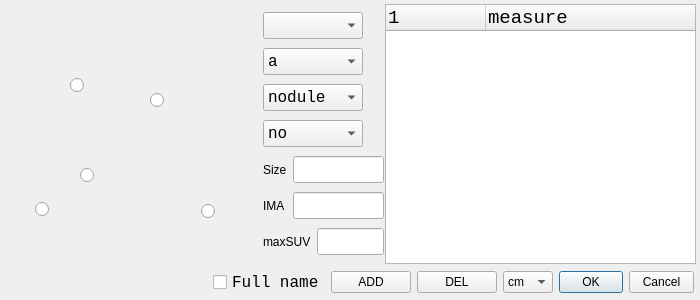
<?xml version="1.0" encoding="UTF-8"?>
<ui version="4.0">
 <class>Lung_nodule_Dialog</class>
 <widget class="QDialog" name="Lung_nodule_Dialog">
  <property name="geometry">
   <rect>
    <x>0</x>
    <y>0</y>
    <width>700</width>
    <height>300</height>
   </rect>
  </property>
  <property name="minimumSize">
   <size>
    <width>700</width>
    <height>300</height>
   </size>
  </property>
  <property name="maximumSize">
   <size>
    <width>700</width>
    <height>300</height>
   </size>
  </property>
  <property name="windowTitle">
   <string>Dialog</string>
  </property>
  <widget class="QLabel" name="label">
   <property name="geometry">
    <rect>
     <x>5</x>
     <y>5</y>
     <width>251</width>
     <height>261</height>
    </rect>
   </property>
   <property name="minimumSize">
    <size>
     <width>230</width>
     <height>0</height>
    </size>
   </property>
   <property name="text">
    <string/>
   </property>
   <property name="pixmap">
    <pixmap>anatomy-of-lungs.jpg</pixmap>
   </property>
   <property name="scaledContents">
    <bool>true</bool>
   </property>
  </widget>
  <widget class="QTreeWidget" name="treeWidget">
   <property name="geometry">
    <rect>
     <x>385</x>
     <y>4</y>
     <width>311</width>
     <height>260</height>
    </rect>
   </property>
   <property name="minimumSize">
    <size>
     <width>250</width>
     <height>0</height>
    </size>
   </property>
   <property name="font">
    <font>
     <family>Consolas</family>
     <pointsize>14</pointsize>
    </font>
   </property>
   <column>
    <property name="text">
     <string notr="true">1</string>
    </property>
   </column>
   <column>
    <property name="text">
     <string>measure</string>
    </property>
   </column>
  </widget>
  <widget class="QRadioButton" name="RML">
   <property name="geometry">
    <rect>
     <x>80</x>
     <y>150</y>
     <width>51</width>
     <height>51</height>
    </rect>
   </property>
   <property name="text">
    <string/>
   </property>
  </widget>
  <widget class="QRadioButton" name="RLL">
   <property name="geometry">
    <rect>
     <x>35</x>
     <y>189</y>
     <width>41</width>
     <height>41</height>
    </rect>
   </property>
   <property name="text">
    <string/>
   </property>
  </widget>
  <widget class="QRadioButton" name="LUL">
   <property name="geometry">
    <rect>
     <x>150</x>
     <y>30</y>
     <width>61</width>
     <height>141</height>
    </rect>
   </property>
   <property name="text">
    <string/>
   </property>
  </widget>
  <widget class="QRadioButton" name="LLL">
   <property name="geometry">
    <rect>
     <x>201</x>
     <y>176</y>
     <width>31</width>
     <height>71</height>
    </rect>
   </property>
   <property name="text">
    <string/>
   </property>
  </widget>
  <widget class="QWidget" name="layoutWidget">
   <property name="geometry">
    <rect>
     <x>263</x>
     <y>9</y>
     <width>121</width>
     <height>250</height>
    </rect>
   </property>
   <layout class="QGridLayout" name="gridLayout">
    <item row="6" column="0">
     <widget class="QLabel" name="label_3">
      <property name="maximumSize">
       <size>
        <width>50</width>
        <height>16777215</height>
       </size>
      </property>
      <property name="text">
       <string>IMA</string>
      </property>
     </widget>
    </item>
    <item row="7" column="0" colspan="2">
     <widget class="QLabel" name="label_4">
      <property name="maximumSize">
       <size>
        <width>50</width>
        <height>16777215</height>
       </size>
      </property>
      <property name="text">
       <string>maxSUV</string>
      </property>
     </widget>
    </item>
    <item row="6" column="1" colspan="2">
     <widget class="QLineEdit" name="position">
      <property name="maximumSize">
       <size>
        <width>100</width>
        <height>16777215</height>
       </size>
      </property>
      <property name="font">
       <font>
        <family>Consolas</family>
        <pointsize>12</pointsize>
       </font>
      </property>
     </widget>
    </item>
    <item row="3" column="0" colspan="3">
     <widget class="QComboBox" name="lesionBox">
      <property name="maximumSize">
       <size>
        <width>100</width>
        <height>16777215</height>
       </size>
      </property>
      <property name="font">
       <font>
        <family>Consolas</family>
        <pointsize>12</pointsize>
       </font>
      </property>
      <item>
       <property name="text">
        <string>nodule</string>
       </property>
      </item>
      <item>
       <property name="text">
        <string>tiny nodule</string>
       </property>
      </item>
      <item>
       <property name="text">
        <string>ground glass opacity lesion</string>
       </property>
      </item>
      <item>
       <property name="text">
        <string>GGO lesion</string>
       </property>
      </item>
      <item>
       <property name="text">
        <string>patch</string>
       </property>
      </item>
     </widget>
    </item>
    <item row="5" column="0">
     <widget class="QLabel" name="label_2">
      <property name="maximumSize">
       <size>
        <width>50</width>
        <height>16777215</height>
       </size>
      </property>
      <property name="text">
       <string>Size</string>
      </property>
     </widget>
    </item>
    <item row="4" column="0" colspan="3">
     <widget class="QComboBox" name="uptake">
      <property name="maximumSize">
       <size>
        <width>100</width>
        <height>16777215</height>
       </size>
      </property>
      <property name="font">
       <font>
        <family>Consolas</family>
        <pointsize>12</pointsize>
       </font>
      </property>
      <item>
       <property name="text">
        <string>no</string>
       </property>
      </item>
      <item>
       <property name="text">
        <string>faint</string>
       </property>
      </item>
      <item>
       <property name="text">
        <string>mild increased</string>
       </property>
      </item>
      <item>
       <property name="text">
        <string>increased</string>
       </property>
      </item>
      <item>
       <property name="text">
        <string>intense</string>
       </property>
      </item>
     </widget>
    </item>
    <item row="7" column="2">
     <widget class="QLineEdit" name="maxSUV">
      <property name="maximumSize">
       <size>
        <width>100</width>
        <height>16777215</height>
       </size>
      </property>
      <property name="font">
       <font>
        <family>Consolas</family>
        <pointsize>12</pointsize>
       </font>
      </property>
     </widget>
    </item>
    <item row="5" column="1" colspan="2">
     <widget class="QLineEdit" name="size">
      <property name="maximumSize">
       <size>
        <width>100</width>
        <height>16777215</height>
       </size>
      </property>
      <property name="font">
       <font>
        <family>Consolas</family>
        <pointsize>12</pointsize>
       </font>
      </property>
     </widget>
    </item>
    <item row="1" column="0" colspan="3">
     <widget class="QComboBox" name="segmentBox">
      <property name="maximumSize">
       <size>
        <width>100</width>
        <height>16777215</height>
       </size>
      </property>
      <property name="font">
       <font>
        <family>Consolas</family>
        <pointsize>12</pointsize>
       </font>
      </property>
     </widget>
    </item>
    <item row="2" column="0" colspan="3">
     <widget class="QComboBox" name="numberBox">
      <property name="maximumSize">
       <size>
        <width>100</width>
        <height>16777215</height>
       </size>
      </property>
      <property name="font">
       <font>
        <family>Consolas</family>
        <pointsize>12</pointsize>
       </font>
      </property>
      <item>
       <property name="text">
        <string>a</string>
       </property>
      </item>
      <item>
       <property name="text">
        <string>two</string>
       </property>
      </item>
      <item>
       <property name="text">
        <string>tree</string>
       </property>
      </item>
      <item>
       <property name="text">
        <string>several</string>
       </property>
      </item>
      <item>
       <property name="text">
        <string>multiple</string>
       </property>
      </item>
      <item>
       <property name="text">
        <string>widespread</string>
       </property>
      </item>
     </widget>
    </item>
   </layout>
  </widget>
  <widget class="QRadioButton" name="RUL">
   <property name="geometry">
    <rect>
     <x>70</x>
     <y>40</y>
     <width>51</width>
     <height>91</height>
    </rect>
   </property>
   <property name="sizeIncrement">
    <size>
     <width>20</width>
     <height>20</height>
    </size>
   </property>
   <property name="autoFillBackground">
    <bool>false</bool>
   </property>
   <property name="text">
    <string/>
   </property>
   <property name="iconSize">
    <size>
     <width>50</width>
     <height>50</height>
    </size>
   </property>
  </widget>
  <widget class="QWidget" name="layoutWidget">
   <property name="geometry">
    <rect>
     <x>213</x>
     <y>270</y>
     <width>481</width>
     <height>25</height>
    </rect>
   </property>
   <layout class="QHBoxLayout" name="horizontalLayout">
    <item>
     <widget class="QCheckBox" name="checkBox">
      <property name="font">
       <font>
        <family>Consolas</family>
        <pointsize>12</pointsize>
       </font>
      </property>
      <property name="text">
       <string>Full name</string>
      </property>
     </widget>
    </item>
    <item>
     <widget class="QPushButton" name="add_button">
      <property name="text">
       <string>ADD</string>
      </property>
     </widget>
    </item>
    <item>
     <widget class="QPushButton" name="del_button">
      <property name="text">
       <string>DEL</string>
      </property>
     </widget>
    </item>
    <item>
     <widget class="QComboBox" name="unit">
      <item>
       <property name="text">
        <string>cm</string>
       </property>
      </item>
      <item>
       <property name="text">
        <string>mm</string>
       </property>
      </item>
     </widget>
    </item>
    <item>
     <widget class="QDialogButtonBox" name="buttonBox">
      <property name="orientation">
       <enum>Qt::Horizontal</enum>
      </property>
      <property name="standardButtons">
       <set>QDialogButtonBox::Cancel|QDialogButtonBox::Ok</set>
      </property>
     </widget>
    </item>
   </layout>
  </widget>
  <zorder>label</zorder>
  <zorder>treeWidget</zorder>
  <zorder>layoutWidget</zorder>
  <zorder>layoutWidget</zorder>
  <zorder>RUL</zorder>
  <zorder>RML</zorder>
  <zorder>RLL</zorder>
  <zorder>LUL</zorder>
  <zorder>LLL</zorder>
 </widget>
 <tabstops>
  <tabstop>RUL</tabstop>
  <tabstop>RML</tabstop>
  <tabstop>RLL</tabstop>
  <tabstop>LUL</tabstop>
  <tabstop>LLL</tabstop>
  <tabstop>segmentBox</tabstop>
  <tabstop>numberBox</tabstop>
  <tabstop>lesionBox</tabstop>
  <tabstop>uptake</tabstop>
  <tabstop>size</tabstop>
  <tabstop>position</tabstop>
  <tabstop>maxSUV</tabstop>
  <tabstop>treeWidget</tabstop>
  <tabstop>checkBox</tabstop>
  <tabstop>add_button</tabstop>
  <tabstop>del_button</tabstop>
  <tabstop>unit</tabstop>
 </tabstops>
 <resources/>
 <connections>
  <connection>
   <sender>buttonBox</sender>
   <signal>accepted()</signal>
   <receiver>Lung_nodule_Dialog</receiver>
   <slot>accept()</slot>
   <hints>
    <hint type="sourcelabel">
     <x>248</x>
     <y>254</y>
    </hint>
    <hint type="destinationlabel">
     <x>157</x>
     <y>274</y>
    </hint>
   </hints>
  </connection>
  <connection>
   <sender>buttonBox</sender>
   <signal>rejected()</signal>
   <receiver>Lung_nodule_Dialog</receiver>
   <slot>reject()</slot>
   <hints>
    <hint type="sourcelabel">
     <x>316</x>
     <y>260</y>
    </hint>
    <hint type="destinationlabel">
     <x>286</x>
     <y>274</y>
    </hint>
   </hints>
  </connection>
 </connections>
</ui>
